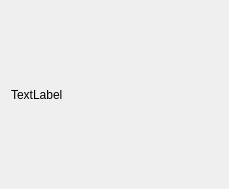
<?xml version="1.0" encoding="UTF-8"?>
<ui version="4.0">
 <class>PictureWindow</class>
 <widget class="QWidget" name="PictureWindow">
  <property name="geometry">
   <rect>
    <x>0</x>
    <y>0</y>
    <width>229</width>
    <height>189</height>
   </rect>
  </property>
  <property name="windowTitle">
   <string extracomment="Click for FullScreen">Picture</string>
  </property>
  <property name="toolTip">
   <string extracomment="Click for FullScreen"/>
  </property>
  <property name="statusTip">
   <string extracomment="Click for FullScreen"/>
  </property>
  <layout class="QGridLayout" name="gridLayout">
   <item row="0" column="0">
    <widget class="QLabel" name="QLabelPicture">
     <property name="text">
      <string>TextLabel</string>
     </property>
    </widget>
   </item>
  </layout>
 </widget>
 <resources>
  <include location="../../ressource.qrc"/>
 </resources>
 <connections/>
</ui>
